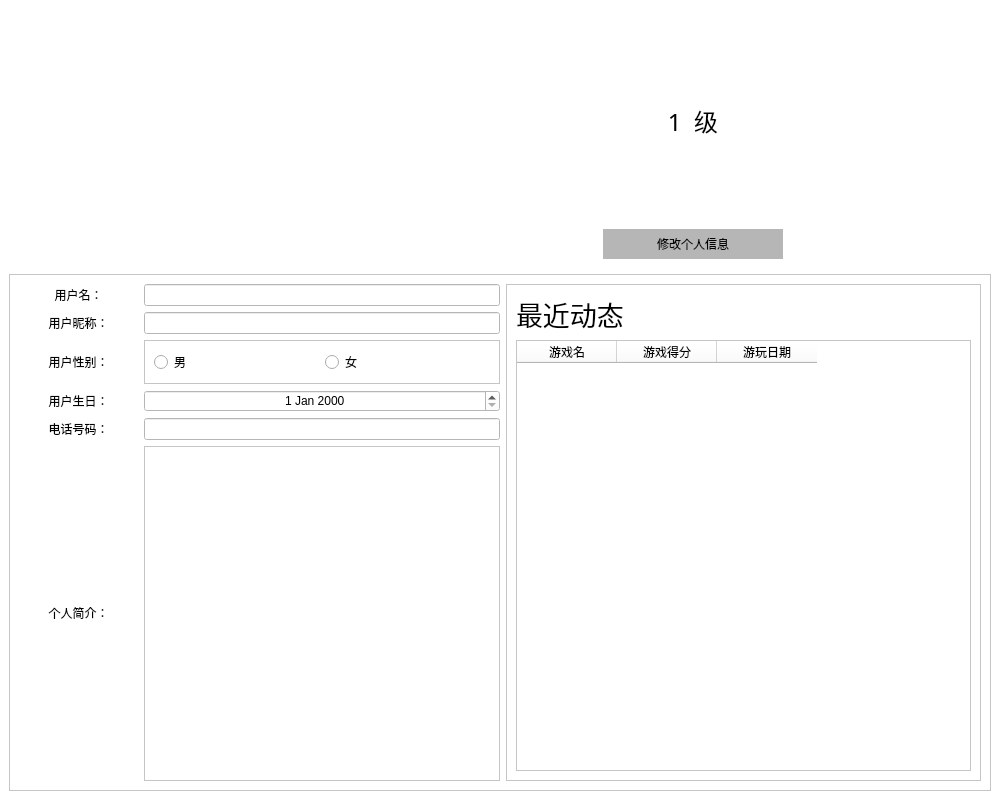
<?xml version="1.0" encoding="UTF-8"?>
<ui version="4.0">
 <class>UserInformationWindow</class>
 <widget class="QMainWindow" name="UserInformationWindow">
  <property name="geometry">
   <rect>
    <x>0</x>
    <y>0</y>
    <width>1000</width>
    <height>800</height>
   </rect>
  </property>
  <property name="minimumSize">
   <size>
    <width>500</width>
    <height>500</height>
   </size>
  </property>
  <property name="windowTitle">
   <string>Stepic</string>
  </property>
  <property name="windowIcon">
   <iconset>
    <normaloff>../image/游戏.png</normaloff>../image/游戏.png</iconset>
  </property>
  <property name="styleSheet">
   <string notr="true">background-color: rgb(255, 255, 255);</string>
  </property>
  <widget class="QWidget" name="centralwidget">
   <layout class="QGridLayout" name="gridLayout_2">
    <item row="0" column="1">
     <widget class="QScrollArea" name="level_Area">
      <property name="sizePolicy">
       <sizepolicy hsizetype="Expanding" vsizetype="Expanding">
        <horstretch>1</horstretch>
        <verstretch>1</verstretch>
       </sizepolicy>
      </property>
      <property name="minimumSize">
       <size>
        <width>0</width>
        <height>0</height>
       </size>
      </property>
      <property name="styleSheet">
       <string notr="true">border: none;</string>
      </property>
      <property name="widgetResizable">
       <bool>true</bool>
      </property>
      <property name="alignment">
       <set>Qt::AlignCenter</set>
      </property>
      <widget class="QWidget" name="scrollAreaWidgetContents">
       <property name="geometry">
        <rect>
         <x>0</x>
         <y>0</y>
         <width>591</width>
         <height>257</height>
        </rect>
       </property>
       <layout class="QGridLayout" name="gridLayout">
        <item row="0" column="0">
         <widget class="QLabel" name="level">
          <property name="sizePolicy">
           <sizepolicy hsizetype="Preferred" vsizetype="Preferred">
            <horstretch>1</horstretch>
            <verstretch>1</verstretch>
           </sizepolicy>
          </property>
          <property name="sizeIncrement">
           <size>
            <width>0</width>
            <height>0</height>
           </size>
          </property>
          <property name="font">
           <font>
            <family>黑体</family>
            <pointsize>18</pointsize>
           </font>
          </property>
          <property name="text">
           <string>1  级</string>
          </property>
          <property name="alignment">
           <set>Qt::AlignCenter</set>
          </property>
         </widget>
        </item>
        <item row="2" column="0">
         <widget class="QToolButton" name="change_Button">
          <property name="sizePolicy">
           <sizepolicy hsizetype="Minimum" vsizetype="MinimumExpanding">
            <horstretch>3</horstretch>
            <verstretch>1</verstretch>
           </sizepolicy>
          </property>
          <property name="minimumSize">
           <size>
            <width>180</width>
            <height>30</height>
           </size>
          </property>
          <property name="maximumSize">
           <size>
            <width>180</width>
            <height>30</height>
           </size>
          </property>
          <property name="cursor">
           <cursorShape>PointingHandCursor</cursorShape>
          </property>
          <property name="focusPolicy">
           <enum>Qt::ClickFocus</enum>
          </property>
          <property name="contextMenuPolicy">
           <enum>Qt::ActionsContextMenu</enum>
          </property>
          <property name="styleSheet">
           <string notr="true">background-color: rgb(182, 182, 182);</string>
          </property>
          <property name="text">
           <string>修改个人信息</string>
          </property>
          <property name="toolButtonStyle">
           <enum>Qt::ToolButtonTextOnly</enum>
          </property>
          <property name="arrowType">
           <enum>Qt::NoArrow</enum>
          </property>
         </widget>
        </item>
       </layout>
      </widget>
     </widget>
    </item>
    <item row="0" column="0">
     <widget class="QLabel" name="logo">
      <property name="sizePolicy">
       <sizepolicy hsizetype="Preferred" vsizetype="Preferred">
        <horstretch>1</horstretch>
        <verstretch>1</verstretch>
       </sizepolicy>
      </property>
      <property name="minimumSize">
       <size>
        <width>380</width>
        <height>200</height>
       </size>
      </property>
      <property name="maximumSize">
       <size>
        <width>380</width>
        <height>200</height>
       </size>
      </property>
      <property name="text">
       <string/>
      </property>
      <property name="pixmap">
       <pixmap>../image/游戏大logo.png</pixmap>
      </property>
      <property name="alignment">
       <set>Qt::AlignCenter</set>
      </property>
     </widget>
    </item>
    <item row="1" column="0" colspan="2">
     <widget class="QScrollArea" name="infornation_Area">
      <property name="sizePolicy">
       <sizepolicy hsizetype="Expanding" vsizetype="Expanding">
        <horstretch>2</horstretch>
        <verstretch>2</verstretch>
       </sizepolicy>
      </property>
      <property name="styleSheet">
       <string notr="true"/>
      </property>
      <property name="widgetResizable">
       <bool>true</bool>
      </property>
      <property name="alignment">
       <set>Qt::AlignCenter</set>
      </property>
      <widget class="QWidget" name="scrollAreaWidgetContents_2">
       <property name="geometry">
        <rect>
         <x>0</x>
         <y>0</y>
         <width>976</width>
         <height>512</height>
        </rect>
       </property>
       <layout class="QGridLayout" name="gridLayout_3">
        <item row="0" column="1">
         <widget class="QLineEdit" name="name_Edit">
          <property name="sizePolicy">
           <sizepolicy hsizetype="Expanding" vsizetype="Fixed">
            <horstretch>3</horstretch>
            <verstretch>1</verstretch>
           </sizepolicy>
          </property>
          <property name="readOnly">
           <bool>true</bool>
          </property>
         </widget>
        </item>
        <item row="1" column="0">
         <widget class="QLabel" name="nick_label">
          <property name="sizePolicy">
           <sizepolicy hsizetype="Expanding" vsizetype="Fixed">
            <horstretch>1</horstretch>
            <verstretch>1</verstretch>
           </sizepolicy>
          </property>
          <property name="text">
           <string>用户昵称：</string>
          </property>
          <property name="alignment">
           <set>Qt::AlignCenter</set>
          </property>
         </widget>
        </item>
        <item row="0" column="0">
         <widget class="QLabel" name="name_label">
          <property name="sizePolicy">
           <sizepolicy hsizetype="Expanding" vsizetype="Fixed">
            <horstretch>1</horstretch>
            <verstretch>1</verstretch>
           </sizepolicy>
          </property>
          <property name="text">
           <string>用户名：</string>
          </property>
          <property name="alignment">
           <set>Qt::AlignCenter</set>
          </property>
         </widget>
        </item>
        <item row="1" column="1">
         <widget class="QLineEdit" name="nick_Edit">
          <property name="sizePolicy">
           <sizepolicy hsizetype="Expanding" vsizetype="Fixed">
            <horstretch>3</horstretch>
            <verstretch>1</verstretch>
           </sizepolicy>
          </property>
         </widget>
        </item>
        <item row="3" column="0">
         <widget class="QLabel" name="birthday_label">
          <property name="sizePolicy">
           <sizepolicy hsizetype="Expanding" vsizetype="Fixed">
            <horstretch>1</horstretch>
            <verstretch>1</verstretch>
           </sizepolicy>
          </property>
          <property name="text">
           <string>用户生日：</string>
          </property>
          <property name="alignment">
           <set>Qt::AlignCenter</set>
          </property>
         </widget>
        </item>
        <item row="2" column="0">
         <widget class="QLabel" name="sex_label">
          <property name="sizePolicy">
           <sizepolicy hsizetype="Expanding" vsizetype="Fixed">
            <horstretch>1</horstretch>
            <verstretch>1</verstretch>
           </sizepolicy>
          </property>
          <property name="text">
           <string>用户性别：</string>
          </property>
          <property name="alignment">
           <set>Qt::AlignCenter</set>
          </property>
         </widget>
        </item>
        <item row="3" column="1">
         <widget class="QDateEdit" name="birthday_Edit">
          <property name="sizePolicy">
           <sizepolicy hsizetype="Expanding" vsizetype="Fixed">
            <horstretch>3</horstretch>
            <verstretch>1</verstretch>
           </sizepolicy>
          </property>
          <property name="alignment">
           <set>Qt::AlignCenter</set>
          </property>
         </widget>
        </item>
        <item row="5" column="1">
         <widget class="QTextEdit" name="intro_Edit">
          <property name="sizePolicy">
           <sizepolicy hsizetype="Expanding" vsizetype="Expanding">
            <horstretch>3</horstretch>
            <verstretch>5</verstretch>
           </sizepolicy>
          </property>
          <property name="minimumSize">
           <size>
            <width>0</width>
            <height>0</height>
           </size>
          </property>
         </widget>
        </item>
        <item row="2" column="1">
         <widget class="QFrame" name="sex_frame">
          <property name="sizePolicy">
           <sizepolicy hsizetype="Expanding" vsizetype="Fixed">
            <horstretch>3</horstretch>
            <verstretch>1</verstretch>
           </sizepolicy>
          </property>
          <property name="frameShape">
           <enum>QFrame::StyledPanel</enum>
          </property>
          <property name="frameShadow">
           <enum>QFrame::Raised</enum>
          </property>
          <layout class="QHBoxLayout" name="horizontalLayout">
           <item>
            <widget class="QRadioButton" name="man_radio">
             <property name="text">
              <string>男</string>
             </property>
            </widget>
           </item>
           <item>
            <widget class="QRadioButton" name="woman_radio">
             <property name="text">
              <string>女</string>
             </property>
            </widget>
           </item>
          </layout>
         </widget>
        </item>
        <item row="4" column="1">
         <widget class="QLineEdit" name="phone_Edit">
          <property name="sizePolicy">
           <sizepolicy hsizetype="Expanding" vsizetype="Fixed">
            <horstretch>3</horstretch>
            <verstretch>1</verstretch>
           </sizepolicy>
          </property>
         </widget>
        </item>
        <item row="5" column="0">
         <widget class="QLabel" name="intro_label">
          <property name="sizePolicy">
           <sizepolicy hsizetype="Expanding" vsizetype="Fixed">
            <horstretch>1</horstretch>
            <verstretch>1</verstretch>
           </sizepolicy>
          </property>
          <property name="text">
           <string>个人简介：</string>
          </property>
          <property name="alignment">
           <set>Qt::AlignCenter</set>
          </property>
         </widget>
        </item>
        <item row="4" column="0">
         <widget class="QLabel" name="phone_label">
          <property name="sizePolicy">
           <sizepolicy hsizetype="Expanding" vsizetype="Fixed">
            <horstretch>1</horstretch>
            <verstretch>1</verstretch>
           </sizepolicy>
          </property>
          <property name="text">
           <string>电话号码：</string>
          </property>
          <property name="alignment">
           <set>Qt::AlignCenter</set>
          </property>
         </widget>
        </item>
        <item row="0" column="2" rowspan="6">
         <widget class="QFrame" name="frame">
          <property name="sizePolicy">
           <sizepolicy hsizetype="Expanding" vsizetype="Expanding">
            <horstretch>4</horstretch>
            <verstretch>10</verstretch>
           </sizepolicy>
          </property>
          <property name="frameShape">
           <enum>QFrame::StyledPanel</enum>
          </property>
          <property name="frameShadow">
           <enum>QFrame::Raised</enum>
          </property>
          <layout class="QVBoxLayout" name="verticalLayout">
           <item>
            <widget class="QLabel" name="action">
             <property name="sizePolicy">
              <sizepolicy hsizetype="Expanding" vsizetype="Fixed">
               <horstretch>1</horstretch>
               <verstretch>1</verstretch>
              </sizepolicy>
             </property>
             <property name="font">
              <font>
               <family>等线</family>
               <pointsize>20</pointsize>
              </font>
             </property>
             <property name="text">
              <string>最近动态</string>
             </property>
            </widget>
           </item>
           <item>
            <widget class="QTableWidget" name="score_table">
             <property name="sizePolicy">
              <sizepolicy hsizetype="Expanding" vsizetype="Expanding">
               <horstretch>1</horstretch>
               <verstretch>4</verstretch>
              </sizepolicy>
             </property>
             <property name="textElideMode">
              <enum>Qt::ElideMiddle</enum>
             </property>
             <property name="horizontalScrollMode">
              <enum>QAbstractItemView::ScrollPerPixel</enum>
             </property>
             <property name="rowCount">
              <number>0</number>
             </property>
             <property name="columnCount">
              <number>3</number>
             </property>
             <column>
              <property name="text">
               <string>游戏名</string>
              </property>
             </column>
             <column>
              <property name="text">
               <string>游戏得分</string>
              </property>
             </column>
             <column>
              <property name="text">
               <string>游玩日期</string>
              </property>
             </column>
            </widget>
           </item>
          </layout>
         </widget>
        </item>
       </layout>
      </widget>
     </widget>
    </item>
   </layout>
  </widget>
 </widget>
 <resources/>
 <connections/>
</ui>
